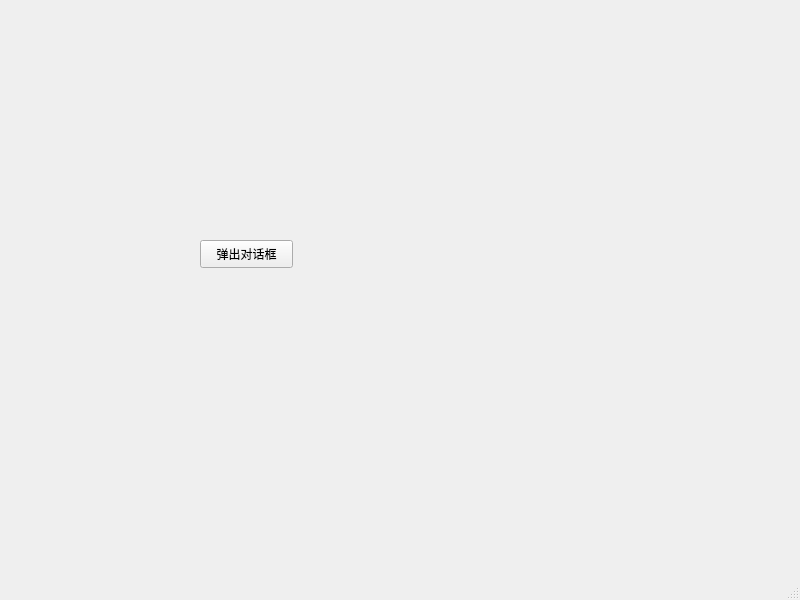
<?xml version="1.0" encoding="UTF-8"?>
<ui version="4.0">
 <class>MainWindow</class>
 <widget class="QMainWindow" name="MainWindow">
  <property name="geometry">
   <rect>
    <x>0</x>
    <y>0</y>
    <width>800</width>
    <height>600</height>
   </rect>
  </property>
  <property name="windowTitle">
   <string>MainWindow</string>
  </property>
  <widget class="QWidget" name="centralwidget">
   <widget class="QPushButton" name="pushButton">
    <property name="geometry">
     <rect>
      <x>200</x>
      <y>240</y>
      <width>93</width>
      <height>28</height>
     </rect>
    </property>
    <property name="text">
     <string>弹出对话框</string>
    </property>
   </widget>
  </widget>
  <widget class="QMenuBar" name="menubar">
   <property name="geometry">
    <rect>
     <x>0</x>
     <y>0</y>
     <width>800</width>
     <height>25</height>
    </rect>
   </property>
  </widget>
  <widget class="QStatusBar" name="statusbar"/>
 </widget>
 <resources/>
 <connections/>
</ui>
